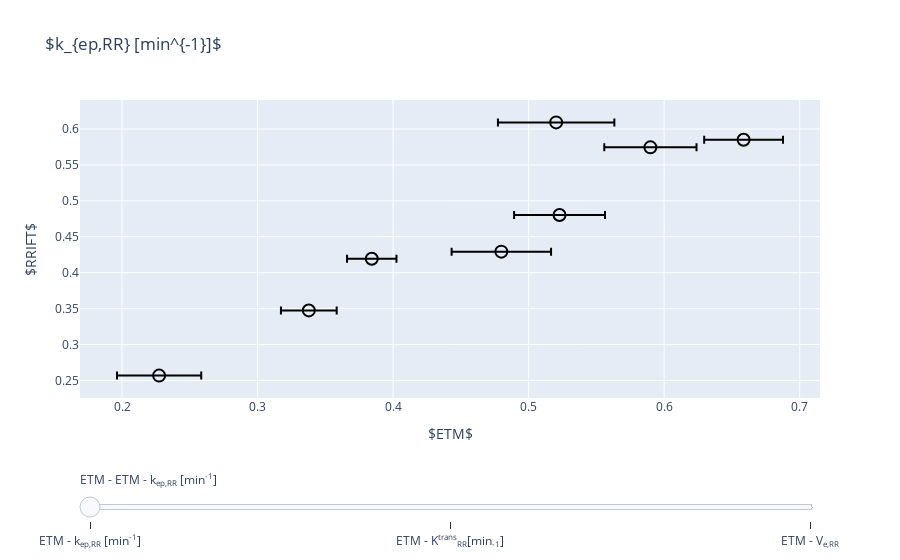

Notebook code for this chart:
### Markdown cell above
## Figure 8 - choose which subplot to view using a slider

### Code cell
fig = go.Figure()

line_colour = '#010101'
titles = cycle([r'$k_{ep,RR} [min^{-1}]$', r'$K^{trans}_{RR}[min^{-1}]$', r'$V_{e,RR}$'])

file = loadmat('fig8vars.mat')
xv1 = np.squeeze(np.asarray(np.reshape(file['xv1'], 8)))
yv1 = np.squeeze(np.asarray(np.reshape(file['yv1'], 8)))
xr1 = file['xr1']
yr1 = file['yr1']

xv2 = np.squeeze(np.asarray(np.reshape(file['xv2'], 8)))
yv2 = np.squeeze(np.asarray(np.reshape(file['yv2'], 8)))
xr2 = file['xr2']
yr2 = file['yr2']

xv3 = np.squeeze(np.asarray(np.reshape(file['xv3'], 8)))
yv3 = np.squeeze(np.asarray(np.reshape(file['yv3'], 8)))
xr3 = file['xr3']
yr3 = file['yr3']

# First subplot vars

y_negative1 = np.squeeze(np.asarray(np.reshape(yr1[:,0], 8)))
y_positive1 = np.squeeze(np.asarray(np.reshape(yr1[:,1], 8)))

x_negative1 = np.squeeze(np.asarray(np.reshape(xr1[:,0], 8)))
x_positive1 = np.squeeze(np.asarray(np.reshape(xr1[:,1], 8)))

# Second subplot vars

y_negative2 = np.squeeze(np.asarray(np.reshape(yr2[:,0], 8)))
y_positive2 = np.squeeze(np.asarray(np.reshape(yr2[:,1], 8)))

x_negative2 = np.squeeze(np.asarray(np.reshape(xr2[:,0], 8)))
x_positive2 = np.squeeze(np.asarray(np.reshape(xr2[:,1], 8)))

# Third subplot vars

y_negative3 = np.squeeze(np.asarray(np.reshape(yr3[:,0], 8)))
y_positive3 = np.squeeze(np.asarray(np.reshape(yr3[:,1], 8)))

x_negative3 = np.squeeze(np.asarray(np.reshape(xr3[:,0], 8)))
x_positive3 = np.squeeze(np.asarray(np.reshape(xr3[:,1], 8)))

x_positive_values = cycle([x_positive1, x_positive2, x_positive3])
x_negative_values = cycle([x_negative1, x_negative2, x_negative3])
y_positive_values = cycle([y_positive1, y_positive2, y_positive3])
y_negative_values = cycle([y_negative1, y_negative2, y_negative3])

x = cycle([xv1, xv2, xv3])
y = cycle([yv1, yv2, yv3])


for i in range (1, 4):
    fig.add_trace(go.Scatter(
        name=next(titles),
        x=next(x),
        y=next(y),
        showlegend=False,
        hoverinfo='x+y',
        visible=False,
        error_y=dict(
            type='data', # value of error bar given in data coordinates
            array=next(y_positive_values),
            arrayminus=next(y_negative_values),
            symmetric=False,
            visible=False,
            thickness=1),
        error_x=dict(
            type='data', # value of error bar given in data coordinates
            array=next(x_positive_values),
            arrayminus=next(x_negative_values),
            symmetric=False,
            visible=True,
            thickness=2),
        line_color=line_colour,
        mode='markers',
        marker_symbol='circle-open', marker_size=12, marker_line_width=2
    ))
    
    





    
# Default value on the slider    
fig.data[0].visible = True
legend_values = cycle(['ETM - k<sub>ep,RR</sub> [min<sup>-1</sup>]',
                       'ETM - K<sup>trans</sup><sub>RR</sub>[min<sub>-1</sub>]', 
                       'ETM - V<sub>e,RR</sub>'])

# Create and add slider
steps = []
for i in range(len(fig.data)):
    step = dict(
        method="update",
        args=[{"visible": [False] * len(fig.data)},
             {'title.text': next(titles)}],
        label=next(legend_values)       
    )
    step["args"][0]["visible"][i] = True  # Toggle i'th trace to "visible"
    steps.append(step)

sliders = [dict(
    active=0,
    currentvalue={"prefix": "ETM - "},
    pad={"t": 70}, #upper padding 
    steps=steps
)]

fig.update_xaxes(title_text=r'$ETM$')
fig.update_yaxes(title_text=r'$RRIFT$')
fig.update_layout(sliders=sliders, title={'text': next(titles)})



fig.show()

### Figure 1 — Plotly figure (JSON) as saved in the notebook; plotly's stock layout.template omitted (floating-point values rounded to 4 significant figures)
{"data": [{"error_x": {"array": [0.04295, 0.03668, 0.03107, 0.03402, 0.02908, 0.02056, 0.01824, 0.03354], "arrayminus": [0.04295, 0.03668, 0.03107, 0.03402, 0.02908, 0.02056, 0.01824, 0.03354], "symmetric": false, "thickness": 2, "type": "data", "visible": true}, "error_y": {"array": [0.005617, 0.01441, 0.005482, 0.008681, 0.01643, 0.003503, 0.004779, 0.00401], "arrayminus": [0.005617, 0.01441, 0.005482, 0.008681, 0.01643, 0.003503, 0.004779, 0.00401], "symmetric": false, "thickness": 1, "type": "data", "visible": false}, "hoverinfo": "x+y", "line": {"color": "#010101"}, "marker": {"line": {"width": 2}, "size": 12, "symbol": "circle-open"}, "mode": "markers", "name": "$k_{ep,RR} [min^{-1}]$", "showlegend": false, "type": "scatter", "visible": true, "x": [0.5203, 0.4799, 0.2274, 0.5899, 0.6586, 0.3378, 0.3843, 0.5228], "y": [0.6092, 0.4293, 0.2567, 0.5745, 0.585, 0.3475, 0.4194, 0.4804]}, {"error_x": {"array": [0.007304, 0.004695, 0.004416, 0.00748, 0.006383, 0.003717, 0.002519, 0.007455], "arrayminus": [0.007304, 0.004695, 0.004416, 0.00748, 0.006383, 0.003717, 0.002519, 0.007455], "symmetric": false, "thickness": 2, "type": "data", "visible": true}, "error_y": {"array": [0.001552, 0.000524, 0.001461, 0.0008573, 0.0004306, 0.0009473, 0.0008023, 0.00125], "arrayminus": [0.001552, 0.000524, 0.001461, 0.0008573, 0.0004306, 0.0009473, 0.0008023, 0.00125], "symmetric": false, "thickness": 1, "type": "data", "visible": false}, "hoverinfo": "x+y", "line": {"color": "#010101"}, "marker": {"line": {"width": 2}, "size": 12, "symbol": "circle-open"}, "mode": "markers", "name": "$K^{trans}_{RR}[min^{-1}]$", "showlegend": false, "type": "scatter", "visible": false, "x": [0.09921, 0.07294, 0.05756, 0.1332, 0.1455, 0.08811, 0.0783, 0.135], "y": [0.129, 0.0724, 0.06516, 0.1485, 0.1437, 0.09577, 0.08749, 0.1298]}, {"error_x": {"array": [0.01036, 0.007538, 0.01971, 0.008963, 0.006789, 0.009663, 0.005818, 0.01082], "arrayminus": [0.01036, 0.007538, 0.01971, 0.008963, 0.006789, 0.009663, 0.005818, 0.01082], "symmetric": false, "thickness": 2, "type": "data", "visible": true}, "error_y": {"array": [0.001605, 0.002896, 0.003929, 0.00209, 0.00347, 0.001946, 0.001526, 0.001722], "arrayminus": [0.001605, 0.002896, 0.003929, 0.00209, 0.00347, 0.001946, 0.001526, 0.001722], "symmetric": false, "thickness": 1, "type": "data", "visible": false}, "hoverinfo": "x+y", "line": {"color": "#010101"}, "marker": {"line": {"width": 2}, "size": 12, "symbol": "circle-open"}, "mode": "markers", "name": "$V_{e,RR}$", "showlegend": false, "type": "scatter", "visible": false, "x": [0.1907, 0.152, 0.2532, 0.2258, 0.2209, 0.2608, 0.2038, 0.2582], "y": [0.2117, 0.1686, 0.2538, 0.2584, 0.2457, 0.2756, 0.2086, 0.2702]}], "layout": {"sliders": [{"active": 0, "currentvalue": {"prefix": "ETM - "}, "pad": {"t": 70}, "steps": [{"args": [{"visible": [true, false, false]}, {"title.text": "$k_{ep,RR} [min^{-1}]$"}], "label": "ETM - k<sub>ep,RR</sub> [min<sup>-1</sup>]", "method": "update"}, {"args": [{"visible": [false, true, false]}, {"title.text": "$K^{trans}_{RR}[min^{-1}]$"}], "label": "ETM - K<sup>trans</sup><sub>RR</sub>[min<sub>-1</sub>]", "method": "update"}, {"args": [{"visible": [false, false, true]}, {"title.text": "$V_{e,RR}$"}], "label": "ETM - V<sub>e,RR</sub>", "method": "update"}]}], "title": {"text": "$k_{ep,RR} [min^{-1}]$"}, "xaxis": {"title": {"text": "$ETM$"}}, "yaxis": {"title": {"text": "$RRIFT$"}}}}
